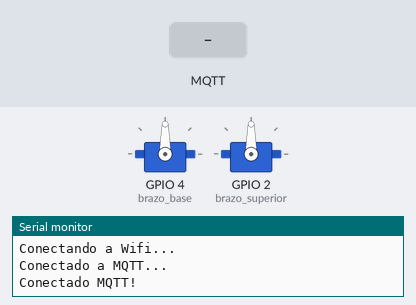
This sketch was run on a simulated ESP8266 (NodeMCU). On the bench: 2 × servo, the last lines printed to the serial monitor. Inputs (shaded band) come from the test bench. WiFi joins after 1.5 s; servers stay silent unless stated; no MQTT or app messages arrive unless stated.

Above: at 2.8 s.
2.9 s: MQTT message "Persona" arrives on the first subscribed topic
At 3.5 s:
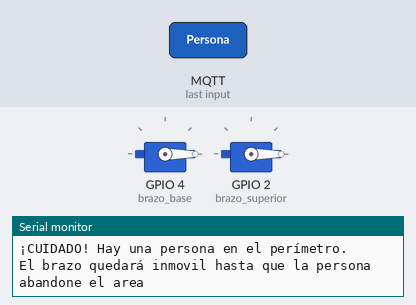
4.4 s: MQTT message "Nada" arrives on the first subscribed topic
At 7.1 s:
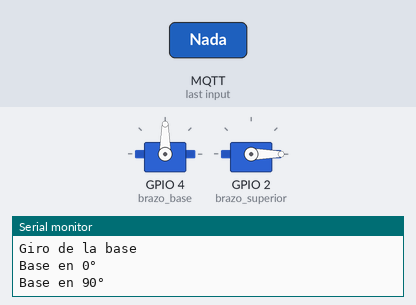
Timing chart, 0 to 12.9 s (numbered marks = the images above; inputs shaded):
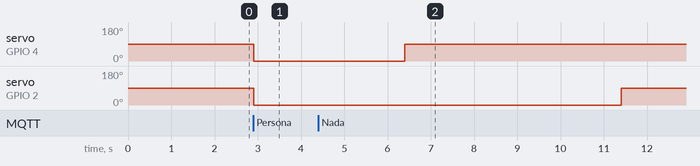

Measured:
- after the input at 2.9 s, servo on GPIO 4 (brazo_base), servo on GPIO 2 (brazo_superior): 90° → 0° at once
- after the input at 4.4 s, servo on GPIO 4 (brazo_base): 0° → 90° after 2.0 s; servo on GPIO 2 (brazo_superior): 0° → 90° after 7.0 s

The sketch:

neuronawifi.ino
```cpp
#ifdef ARDUINO_ARCH_ESP32
#include <WiFi.h>
#include <WiFiMulti.h>
WiFiMulti wifiMulti;
#else
#include <ESP8266WiFi.h>
#include <ESP8266WiFiMulti.h>
ESP8266WiFiMulti wifiMulti;
#endif

#include <MQTT.h>
#include <Servo.h>

//Variables de nombre y contraseña de red inalámbrica
const char ssid1[] = "ALSW";
const char pass1[] = "25264897";
const char ssid2[] = "ALSW2";
const char pass2[] = "7210-3607";
const char ssid3[] = "ssid";
const char pass3[] = "pass";

//Variables para conexion a WiFi y para la conexion MQTT
WiFiClient net;
MQTTClient client;

//Variables del brazo de servomotores
unsigned long lastMillis = 0;
Servo brazo_base;
Servo brazo_superior;

//Funcion de conexion del modulo WiFi a la red y conexion al servicio MQTT
void Conectar() {
  Serial.print("Conectando a Wifi...");
  while (wifiMulti.run() != WL_CONNECTED) {
    Serial.print(".");
    delay(1000);
  }
  Serial.print("\nConectado a MQTT...");

  while (!client.connect("FullIOTNeurona", "gibadrian1", "usercontra1")) {
    Serial.print(".");
    delay(1000);
  }

  Serial.println("\nConectado MQTT!");

  client.subscribe("/Seguridad/deteccion");
}

//Funcion que recibe los mensajes del servicio MQTT
void RecibirMQTT(String &topic, String &payload) {
  Serial.println("Recibio: " + topic + " - " + payload);

  if (payload == "Persona") {
    Serial.println("¡CUIDADO! Hay una persona en el perímetro.");
    Serial.println("El brazo quedará inmovil hasta que la persona abandone el area");
    brazo_base.write(0);
    brazo_superior.write(0);

  } else if (payload == "Animal") {
    Serial.println("¡CUIDADO! Hay un animal en el perímetro.");
    Serial.println("El brazo quedará inmovil hasta que el animal abandone el area");
    brazo_base.write(0);
    brazo_superior.write(0);

  } else if (payload == "Nada") {

    {
      Serial.println("Giro de la base");
      brazo_base.write(0);
      Serial.println("Base en 0°");
      delay(2000);
      brazo_base.write(90);
      Serial.println("Base en 90°");
      delay(3000);
    }

    {
      Serial.println("Giro superior");
      brazo_superior.write(0);
      Serial.println("Superior en 0°");
      delay(2000);
      brazo_superior.write(90);
      Serial.println("Superior en 90°");
      delay(4000);
    }

  }
}

//Funcion para inicializar las variables
void setup() {
  Serial.begin(115200);
  brazo_base.attach(4);
  brazo_superior.attach(2);
  Serial.println("Iniciando Wifi");
  WiFi.mode(WIFI_STA);//Cambiar modo del Wi-Fi
  delay(100);
  wifiMulti.addAP(ssid1, pass1);
  wifiMulti.addAP(ssid2, pass2);
  wifiMulti.addAP(ssid3, pass3);

  client.begin("broker.shiftr.io", net);
  client.onMessage(RecibirMQTT);

  Conectar();
}

//Funcion ciclica, repite todos los procesos
void loop() {
  client.loop();
  delay(10);
  if (!client.connected()) {
    Conectar();
  }
}
```
